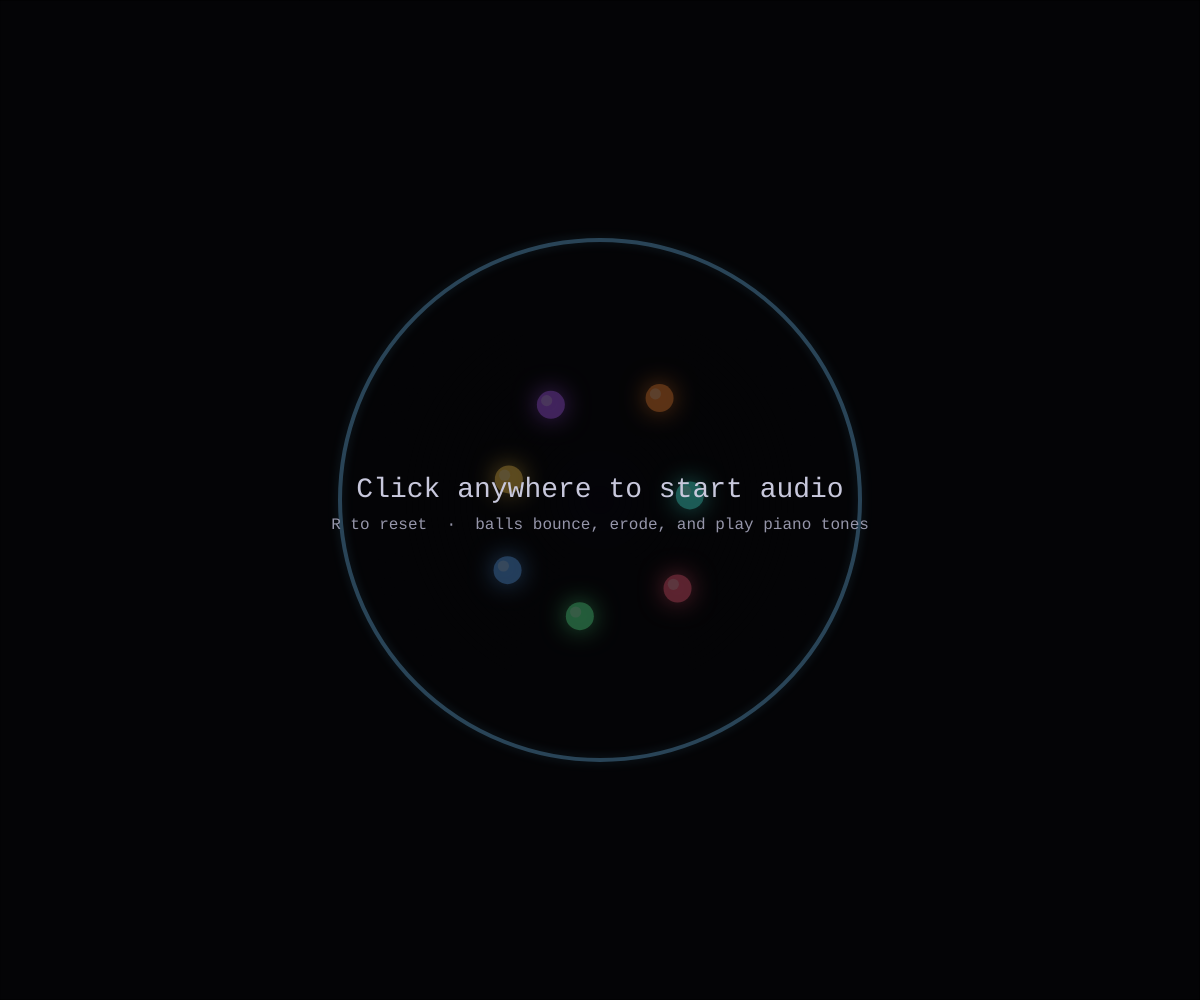
Frame 1 (no input)
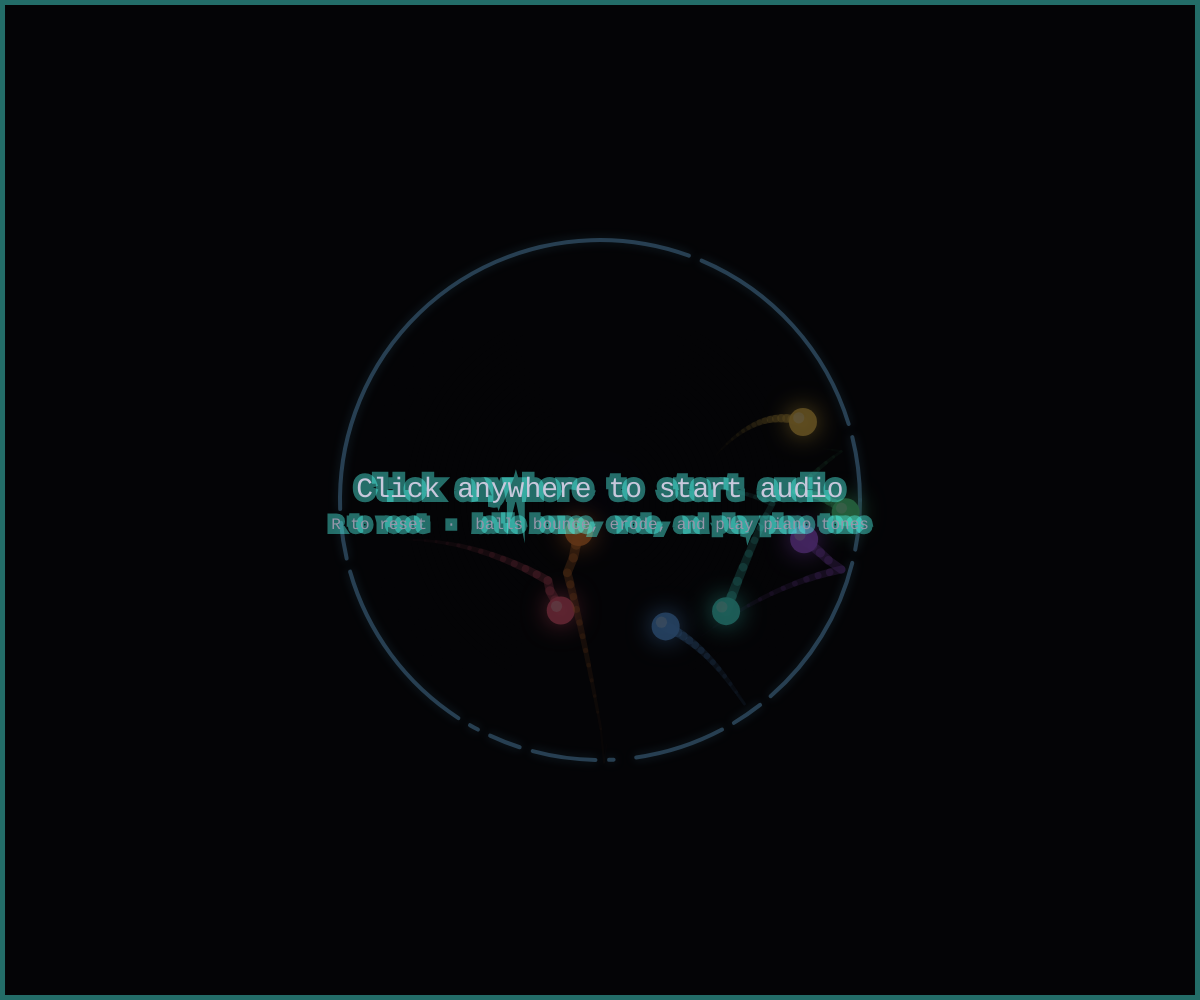
Frame 60 (no input)
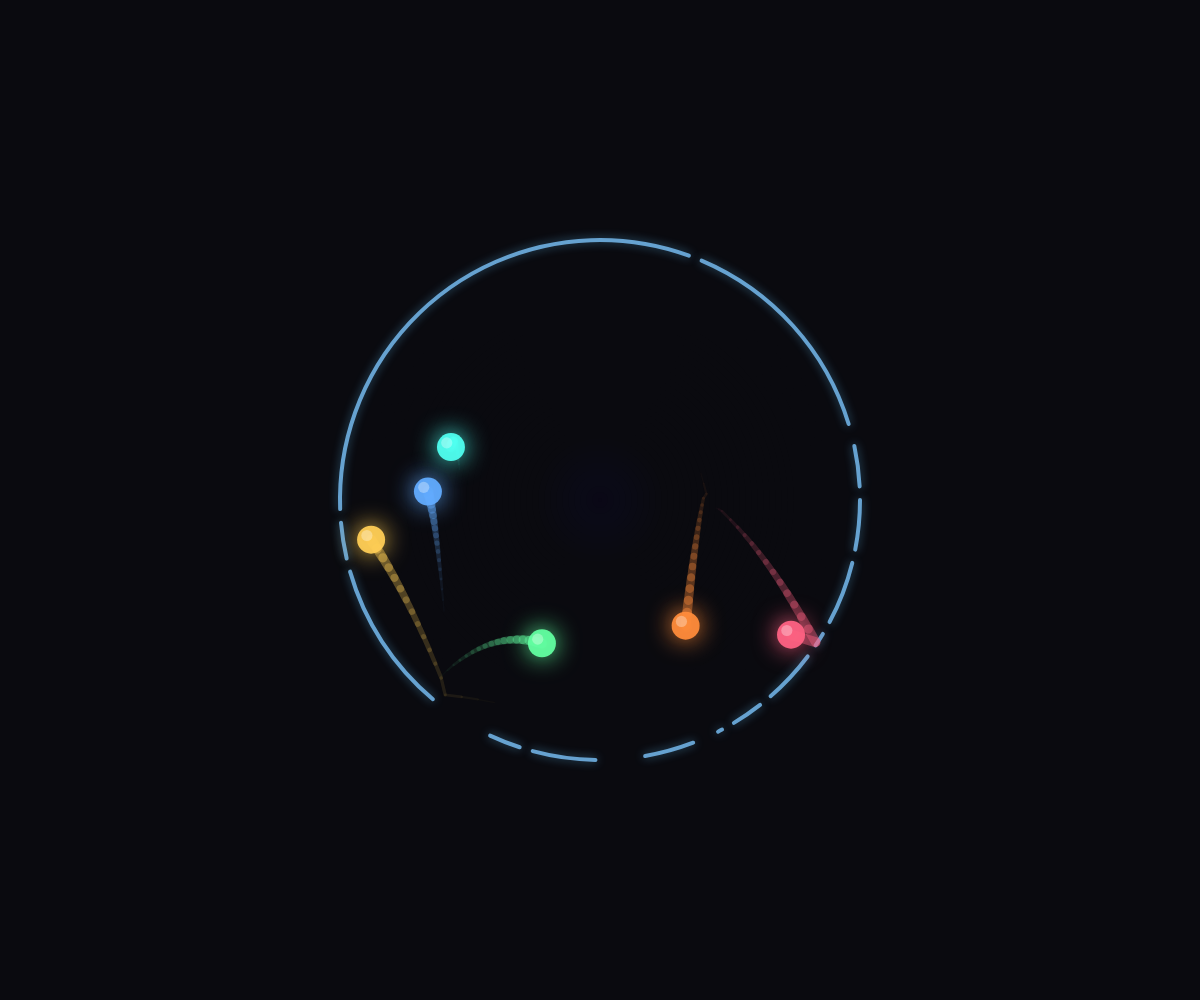
Frame 120 (the mouse pressed at the canvas centre since frame 60)

The p5.js sketch that drew these frames (run headless with seeded random() and noise() and a simulated clock; from frame 60 on, the mouse is pressed at the canvas centre):

// p5.js sketch
// ── sketch.js
// ============================================================
//  Bounce Symphony — balls in an eroding circle with piano tones
// ============================================================

// ---------- Config ----------
const CIRCLE_RADIUS = 260;
const NUM_BALLS = 7;
 const INITIAL_SPEED_MIN = 15;  // min random launch speed
 const INITIAL_SPEED_MAX = 15;  // max random launch speed
 const GRAVITY = 0.5;  // scales with speed so gravity doesn't overpower low speeds
 const RESTITUTION = 0.97;  // higher = bouncier walls (1.0 = perfect bounce, 0.0 = no bounce)
 const ARC_SEGMENTS = 360;
const EROSION_PER_HIT = 2;
const SCALE = [
  261.63, 293.66, 329.63, 349.23, 392.00, 440.00, 493.88,
  523.25, 587.33, 659.25, 698.46, 783.99, 880.00, 987.77
];
 const BALL_COLORS = [
   [255,  99, 132],
   [ 99, 255, 162],
   [ 99, 172, 255],
   [255, 206,  86],
   [180,  99, 255],
   [255, 140,  60],
   [ 80, 255, 240],
   [255,  80, 200],
   [160, 255,  80],
   [255, 255, 100],
   [100, 200, 100],
   [200, 100, 100],
   [140, 200, 255],
   [255, 180, 200],
   [220, 220, 120],
   [120, 255, 120],
   [255, 120, 120],
   [120, 120, 255],
   [200, 255, 200],
   [255, 200, 150],
 ];

 function getBallColor(index) {
   if (index < BALL_COLORS.length) return BALL_COLORS[index];
   const hue = (index * 137.508) % 360;
   return hsbToRgb(hue, 70, 100);
 }

 function hsbToRgb(h, s, b) {
   s /= 100; b /= 100;
   const c = b * s;
   const x = c * (1 - Math.abs((h / 60) % 2 - 1));
   const m = b - c;
   let r, g, bl;
   if (h < 60)       { r = c; g = x; bl = 0; }
   else if (h < 120) { r = x; g = c; bl = 0; }
   else if (h < 180) { r = 0; g = c; bl = x; }
   else if (h < 240) { r = 0; g = x; bl = c; }
   else if (h < 300) { r = x; g = 0; bl = c; }
   else              { r = c; g = 0; bl = x; }
   return [Math.round((r + m) * 255), Math.round((g + m) * 255), Math.round((bl + m) * 255)];
 }

// ---------- Globals ----------
let cx, cy;
let balls = [];
let boundary;
let audioReady = false;

// ============================
//  AudioEngine
// ============================
class AudioEngine {
  constructor() { this.ctx = null; this.master = null; }

  init() {
    if (this.ctx) return;
    try {
      this.ctx = new (window.AudioContext || window.webkitAudioContext)();
      this.master = this.ctx.createGain();
      this.master.gain.value = 0.4;
      this.master.connect(this.ctx.destination);
    } catch (e) { console.warn('AudioContext failed:', e); }
  }

  resume() {
    if (this.ctx && this.ctx.state === 'suspended') this.ctx.resume().catch(() => {});
  }

  playNote(freq, velocity = 0.7) {
    if (!this.ctx) return;
    if (this.ctx.state === 'suspended') this.resume();
    const now = this.ctx.currentTime;
    const dur = 1.8;
    const partials = [
      { ratio: 1,    gain: 1.0,  type: 'sine'     },
      { ratio: 2,    gain: 0.35, type: 'sine'     },
      { ratio: 3,    gain: 0.12, type: 'triangle' },
      { ratio: 4,    gain: 0.06, type: 'sine'     },
    ];
    const env = this.ctx.createGain();
    env.gain.setValueAtTime(0, now);
    env.gain.linearRampToValueAtTime(velocity, now + 0.006);
    env.gain.exponentialRampToValueAtTime(0.001, now + dur);
    partials.forEach(p => {
      const osc = this.ctx.createOscillator();
      osc.type = p.type;
      osc.frequency.value = freq * p.ratio;
      const g = this.ctx.createGain();
      g.gain.value = p.gain;
      osc.connect(g); g.connect(env);
      osc.start(now); osc.stop(now + dur + 0.1);
    });
    env.connect(this.master);
  }
}
const audio = new AudioEngine();

// ============================
//  ArcBoundary — circle with erodable segments
// ============================
class ArcBoundary {
  constructor(cx, cy, radius, segments) {
    this.cx = cx;
    this.cy = cy;
    this.r = radius;
    this.segments = segments;
    this.alive = new Array(segments).fill(true);
    this.segAngle = (Math.PI * 2) / segments;
  }

  gapSizeAt(segIndex) {
    if (segIndex < 0 || segIndex >= this.segments || isNaN(segIndex)) return 0;
    if (this.alive[segIndex]) return 0;

    let count = 1;
    for (let i = 1; i < this.segments; i++) {
      const idx = (segIndex - i + this.segments) % this.segments;
      if (!this.alive[idx]) count++;
      else break;
    }
    for (let i = 1; i < this.segments; i++) {
      const idx = (segIndex + i) % this.segments;
      if (!this.alive[idx]) count++;
      else break;
    }
    return count;
  }

  checkCollision(ball) {
    const dx = ball.pos.x - this.cx;
    const dy = ball.pos.y - this.cy;
    const dist = Math.sqrt(dx * dx + dy * dy);

    if (isNaN(dist) || !isFinite(dist)) {
      return null;
    }
    if (dist === 0) return null;

    if (dist + ball.radius < this.r) return null;

    // Ball centre can be up to one radius past the wall and still be
    // physically overlapping it.  Beyond that the ball has fully escaped.
    // (This also prevents tunneling: a fast ball can jump from dist < r to
    // dist > r in a single frame — we still need to catch that here.)
    if (dist > this.r + ball.radius) return null;

    let angle = Math.atan2(dy, dx);
    if (angle < 0) angle += Math.PI * 2;

    const centerSeg = Math.floor((angle / (Math.PI * 2)) * this.segments) % this.segments;

    // Angular half-width the ball subtends at the boundary radius.
    // Use the ball's actual radius (not a doubled value) so the gap
    // threshold matches the physical ball size.
    const halfAngleExt = Math.asin(Math.min(1, ball.radius / this.r));
    const halfSegExt = Math.ceil(halfAngleExt / this.segAngle);

    // Scan every segment the ball physically overlaps.
    // If any of those segments is alive, the ball is hitting real wall.
    let hitSeg = -1;
    for (let i = -halfSegExt; i <= halfSegExt; i++) {
      const idx = (centerSeg + i + this.segments) % this.segments;
      if (this.alive[idx]) {
        hitSeg = idx;
        break;
      }
    }

    if (hitSeg === -1) {
      // The entire angular span is a gap — ball escapes through.
      return null;
    }

    const nx = dx / dist;
    const ny = dy / dist;
    const penetrated = dist + ball.radius - this.r;
    return { angle, segIndex: hitSeg, nx, ny, penetration: penetrated };
  }

  erode(segIndex) {
    if (isNaN(segIndex) || segIndex < 0 || segIndex >= this.segments) return;
    const half = Math.floor(EROSION_PER_HIT / 2);
    for (let i = -half; i <= half; i++) {
      const idx = (segIndex + i + this.segments) % this.segments;
      this.alive[idx] = false;
    }
  }

  aliveCount() { return this.alive.filter(a => a).length; }

  display() {
    push();
    noFill();
    strokeWeight(4);
    drawingContext.shadowBlur = 10;
    drawingContext.shadowColor = 'rgba(100,200,255,0.5)';

    const lifeRatio = this.aliveCount() / this.segments;
    const r = lerp(70, 120, lifeRatio);
    const g = lerp(70, 200, lifeRatio);
    const b = lerp(100, 255, lifeRatio);
    stroke(r, g, b, 230);

    let i = 0;
    while (i < this.segments) {
      if (!this.alive[i]) { i++; continue; }
      let j = i;
      while (j < this.segments && this.alive[j]) j++;
      const a1 = i * this.segAngle;
      const a2 = j * this.segAngle;
      arc(this.cx, this.cy, this.r * 2, this.r * 2, a1, a2);
      i = j;
    }
    pop();
  }
}

// ============================
//  Ball — uses plain {x, y} objects, NOT p5.Vector
// ============================
class Ball {
  constructor(x, y, vx, vy, radius, colorIndex) {
    this.pos = { x: x, y: y };
    this.vel = { x: vx, y: vy };
    this.radius = radius;
     this.color = getBallColor(colorIndex);
    this.alive = true;
    this.trail = [];
    this.colorIndex = colorIndex;
  }

  update(boundary) {
    if (!this.alive) return;

    // Log if NaN detected (do NOT self-heal, so we can see the real issue)
    if (isNaN(this.pos.x) || isNaN(this.pos.y) || isNaN(this.vel.x) || isNaN(this.vel.y)) {
      return;
    }

    // Cap speed — scales with INITIAL_SPEED_MAX so the cap tracks your speed setting
     const maxSpeed = INITIAL_SPEED_MAX * 1.2;
    const sp = Math.sqrt(this.vel.x * this.vel.x + this.vel.y * this.vel.y);
    if (sp > maxSpeed) {
      this.vel.x = (this.vel.x / sp) * maxSpeed;
      this.vel.y = (this.vel.y / sp) * maxSpeed;
    }

    this.vel.y += GRAVITY;
    this.pos.x += this.vel.x;
    this.pos.y += this.vel.y;

    this.trail.push({ x: this.pos.x, y: this.pos.y });
    if (this.trail.length > 18) this.trail.shift();

    const hit = boundary.checkCollision(this);
    if (hit) {
      // Push ball back inside the circle
      this.pos.x -= hit.nx * hit.penetration;
      this.pos.y -= hit.ny * hit.penetration;

      // Reflect velocity if moving outward
      const dot = this.vel.x * hit.nx + this.vel.y * hit.ny;
      if (dot > 0) {
        const factor = (1 + RESTITUTION) * dot;
        this.vel.x -= factor * hit.nx;
        this.vel.y -= factor * hit.ny;
      }


      // Erode the boundary at impact point
      boundary.erode(hit.segIndex);

      // Play note mapped to impact angle
      const normalizedAngle = hit.angle / (Math.PI * 2);
      const noteIdx = Math.floor(normalizedAngle * SCALE.length) % SCALE.length;
      const speed = Math.sqrt(this.vel.x * this.vel.x + this.vel.y * this.vel.y);
      const vel = constrain(map(speed, 0, 20, 0.3, 0.9), 0.3, 0.9);
      audio.playNote(SCALE[noteIdx], vel);
    }

    // Check if ball has truly escaped (far outside circle)
    const dx = this.pos.x - boundary.cx;
    const dy = this.pos.y - boundary.cy;
    const dist = Math.sqrt(dx * dx + dy * dy);
    if (isFinite(dist) && dist > boundary.r + this.radius + 80) {
      this.alive = false;
    }
  }

  display() {
    if (!this.alive) return;
    if (isNaN(this.pos.x) || isNaN(this.pos.y)) return;

    // Trail
    noFill();
    for (let i = 0; i < this.trail.length - 1; i++) {
      const a = map(i, 0, this.trail.length, 0, 120);
      stroke(this.color[0], this.color[1], this.color[2], a);
      strokeWeight(map(i, 0, this.trail.length, 1, this.radius * 0.8));
      line(this.trail[i].x, this.trail[i].y, this.trail[i + 1].x, this.trail[i + 1].y);
    }

    // Ball with glow
    push();
    drawingContext.shadowBlur = 25;
    drawingContext.shadowColor = `rgb(${this.color[0]},${this.color[1]},${this.color[2]})`;
    noStroke();
    fill(this.color[0], this.color[1], this.color[2], 240);
    circle(this.pos.x, this.pos.y, this.radius * 2);
    fill(255, 255, 255, 80);
    circle(this.pos.x - this.radius * 0.3, this.pos.y - this.radius * 0.3, this.radius * 0.8);
    pop();
  }
}

// ============================
//  p5 lifecycle
// ============================
function setup() {
  createCanvas(windowWidth, windowHeight);
  cx = width / 2;
  cy = height / 2;
  resetScene();
}

function resetScene() {
  boundary = new ArcBoundary(cx, cy, CIRCLE_RADIUS, ARC_SEGMENTS);
  balls = [];
  for (let i = 0; i < NUM_BALLS; i++) {
    const angle = (i / NUM_BALLS) * Math.PI * 2 + Math.PI / 4;
    const x = cx + Math.cos(angle) * CIRCLE_RADIUS * 0.4;
    const y = cy + Math.sin(angle) * CIRCLE_RADIUS * 0.4;
     const speed = random(INITIAL_SPEED_MIN, INITIAL_SPEED_MAX);
    const dir = random(Math.PI * 2);
    balls.push(new Ball(x, y, Math.cos(dir) * speed, Math.sin(dir) * speed, 14, i));
  }
}

function draw() {
  background(10, 10, 15);

  // Subtle center glow
  push();
  noStroke();
  for (let r = CIRCLE_RADIUS; r > 0; r -= 6) {
    const a = map(r, 0, CIRCLE_RADIUS, 6, 0);
    fill(30, 20, 50, a);
    circle(cx, cy, r * 2);
  }
  pop();

  boundary.display();

  for (const ball of balls) {
    ball.update(boundary);
    ball.display();
  }

  balls = balls.filter(b => b.alive || b.pos.y < height + 100);

  // Ball-to-ball collision
  for (let i = 0; i < balls.length; i++) {
    if (!balls[i].alive) continue;
    for (let j = i + 1; j < balls.length; j++) {
      if (!balls[j].alive) continue;
      ballCollide(balls[i], balls[j]);
    }
  }

  // Audio prompt overlay
  if (!audioReady) {
    push();
    fill(0, 0, 0, 160);
    rect(0, 0, width, height);
    fill(200, 200, 220);
    textAlign(CENTER, CENTER);
    textSize(28);
    textFont('monospace');
    text('Click anywhere to start audio', width / 2, height / 2 - 10);
    textSize(16);
    fill(150, 150, 170);
    text('R to reset  ·  balls bounce, erode, and play piano tones', width / 2, height / 2 + 25);
    pop();
  }

  // All escaped message
  const aliveCount = balls.filter(b => b.alive).length;
  if (aliveCount === 0 && audioReady) {
    push();
    fill(150, 150, 170, 200);
    textAlign(CENTER, CENTER);
    textSize(18);
    textFont('monospace');
    text('All balls escaped — press R to reset', width / 2, height / 2);
    pop();
  }
}

function ballCollide(a, b) {
  const dx = b.pos.x - a.pos.x;
  const dy = b.pos.y - a.pos.y;
  const dist = Math.sqrt(dx * dx + dy * dy);
  const minDist = a.radius + b.radius;
  if (dist < minDist && dist > 0.001) {
    const nx = dx / dist;
    const ny = dy / dist;
    const overlap = (minDist - dist) / 2;
    a.pos.x -= nx * overlap;
    a.pos.y -= ny * overlap;
    b.pos.x += nx * overlap;
    b.pos.y += ny * overlap;

    const dvx = b.vel.x - a.vel.x;
    const dvy = b.vel.y - a.vel.y;
    const dot = dvx * nx + dvy * ny;

    if (dot >= 0) return;

    // Correct impulse: J = -(1+e) * v_rel . n / 2  (equal mass)
    // dot < 0 (approaching), so -dot > 0, J > 0
    const J = -(1 + RESTITUTION) * dot / 2;
    // a gets pushed in -n direction (away from b), b in +n direction (away from a)
    a.vel.x -= J * nx;
    a.vel.y -= J * ny;
    b.vel.x += J * nx;
    b.vel.y += J * ny;

    const mx = (a.pos.x + b.pos.x) / 2;
    const my = (a.pos.y + b.pos.y) / 2;
    const ang = Math.atan2(my - cy, mx - cx);
    let normAng = ang < 0 ? ang + Math.PI * 2 : ang;
    const noteIdx = Math.floor((normAng / (Math.PI * 2)) * SCALE.length) % SCALE.length;
    audio.playNote(SCALE[noteIdx], 0.35);
  }
}

// ---------- Input ----------
function ensureAudio() {
  if (!audioReady) {
    audio.init();
    audio.resume();
    audioReady = true;
  }
}

function mousePressed() { ensureAudio(); }
function touchStarted() { ensureAudio(); return false; }
function keyPressed() {
  ensureAudio();
  if (key === 'r' || key === 'R') resetScene();
}

function windowResized() {
  resizeCanvas(windowWidth, windowHeight);
  cx = width / 2;
  cy = height / 2;
  if (boundary) { boundary.cx = cx; boundary.cy = cy; }
}
